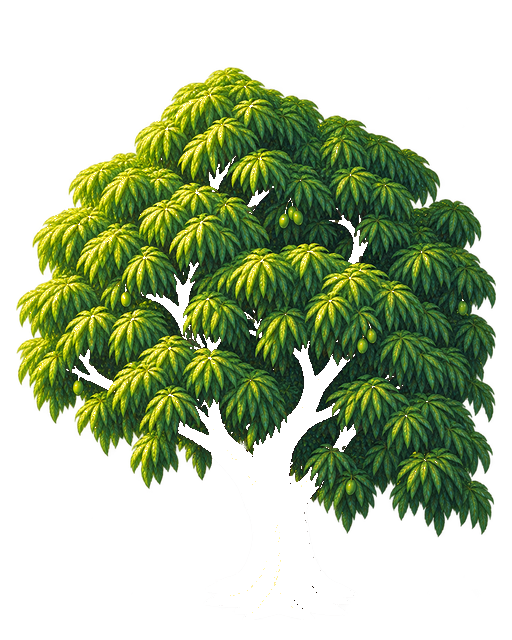
#> input picture tools/visitor_forge_2d/art/sources/mango_tree_v1/east_foliage.png, 512 x 640 px
$ python -i field_engine.py   (imports and definitions only)
#> lines starting #> are read from the running program, lines starting #| are printed output that depends on the picture; after the words box and inside, x2 and y2 are one past the last pixel; in counts of white or black regions, pixels touching at a corner belong together
#> further down, picture is the input picture: PIL image 512x640 RGBA; mean R, G, B, A 34.8, 49.3, 15.6, 110.9
"""A7 Field Engine V1.

Deterministic scalar/directional fields for structured 2D authoring.
Fields are ordinary Pillow images so they can be inspected, cached and wired
through graph recipes without hidden renderer state.
"""
from __future__ import annotations

import math
from typing import Sequence

from PIL import Image, ImageFilter

FIELD_ENGINE_CONTRACT = "A7_FIELD_ENGINE_V1"


def _clamp01(value: float) -> float:
    return max(0.0, min(1.0, float(value)))


# [7 lines left out: function sample_scalar, not called in this run]


def sample_direction_deg(field: Image.Image | None, x: float, y: float, default: float = 0.0) -> float:
    return (sample_scalar(field, x, y, default / 360.0) * 360.0) % 360.0


# [60 lines left out: functions radial_density, linear_depth, direction_to_point, not called in this run]


def mask_from_alpha(source: Image.Image, *, threshold: int = 1, blur_radius: float = 0.0,
                    expand_px: int = 0, invert: bool = False) -> Image.Image:
    """Turn alpha into a reusable scalar mask with optional dilation and blur."""
#> called with threshold = 1, blur_radius = 0, expand_px = 0, invert = False
    alpha = source.getchannel("A") if source.mode == "RGBA" else source.convert("L")
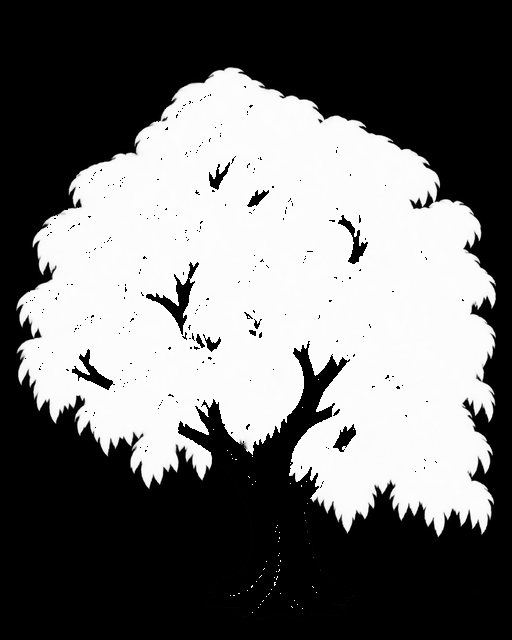
#> alpha: PIL image 512x640 L; min 0, max 255, mean 110.9
    threshold = max(0, min(255, int(threshold)))
    mask = alpha.point(lambda px: 255 if px >= threshold else 0)
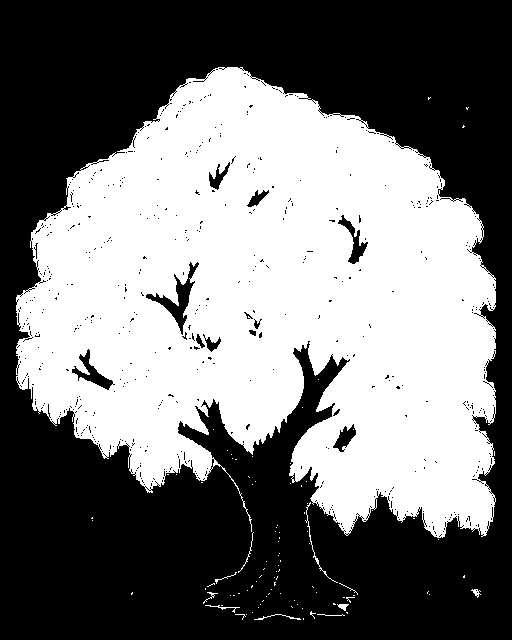
#> mask: PIL image 512x640 L; 46.3% white; 97 white regions (86 under 20 px), largest, box (x1, y1, x2, y2) and area: (16, 67, 496, 538) 150879, (305, 502, 338, 583) 118, (254, 614, 301, 620) 62
    expand = max(0, int(expand_px))
    if expand:
        # Pillow MaxFilter requires an odd kernel.
        size = expand * 2 + 1
        mask = mask.filter(ImageFilter.MaxFilter(size))
    if float(blur_radius) > 0.0:
        mask = mask.filter(ImageFilter.GaussianBlur(float(blur_radius)))
    if invert:
        mask = mask.point(lambda px: 255 - px)
    return mask


# [56 lines left out: functions distance_to_mask, multiply_fields, not called in this run]

>>> from PIL import Image
>>> picture = Image.open('../../../art/sources/mango_tree_v1/east_foliage.png')
>>> result = mask_from_alpha(picture)

$ run again, on tools/visitor_forge_2d/art/sources/mango_tree_v1/east_wood.png
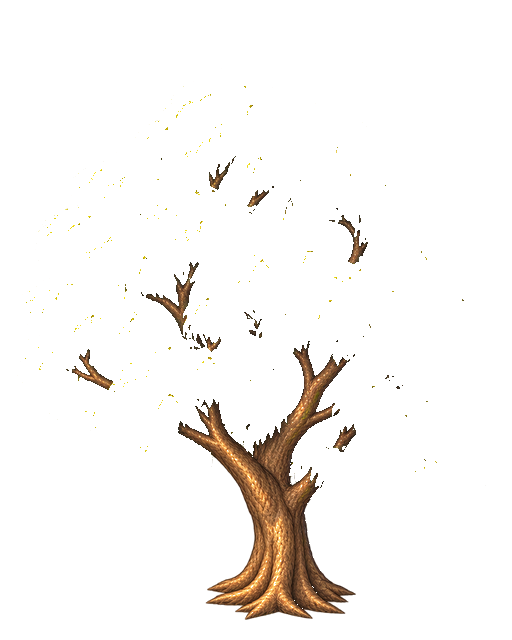
#> input picture tools/visitor_forge_2d/art/sources/mango_tree_v1/east_wood.png, 512 x 640 px
#> picture is the input picture: PIL image 512x640 RGBA; mean R, G, B, A 8.3, 5.6, 3.1, 15.7
#> in mask_from_alpha, `alpha = source.getchannel("A") if source.mode == "RGBA" else source.co..`:
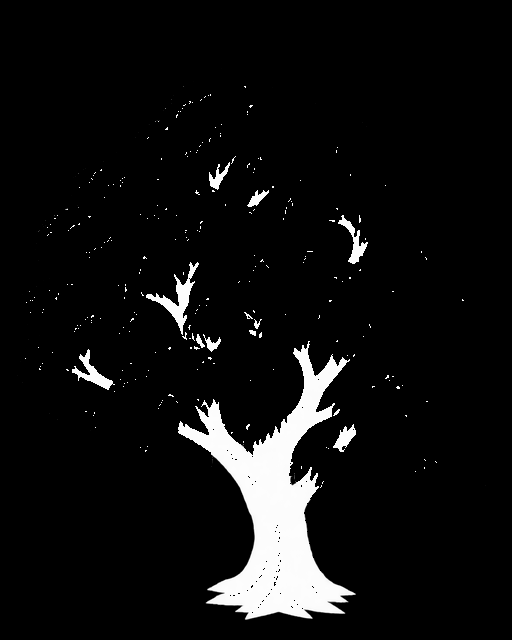
#> alpha: PIL image 512x640 L; min 0, max 255, mean 15.7
#> in mask_from_alpha, `mask = alpha.point(lambda px: 255 if px >= threshold else 0)`:
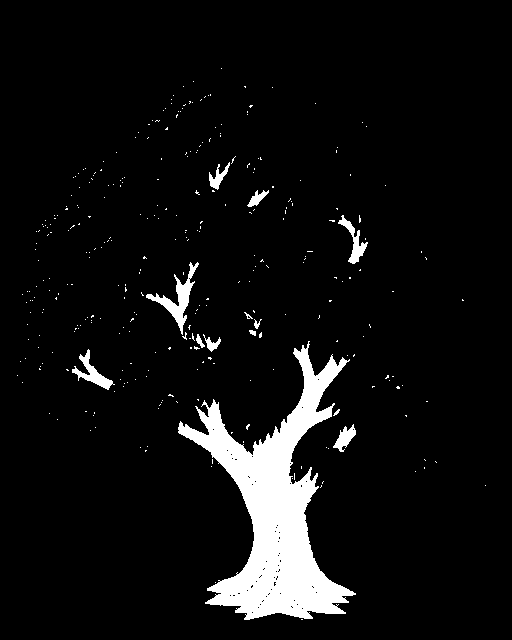
#> mask: PIL image 512x640 L; 6.4% white; 318 white regions (305 under 20 px), largest, box (x1, y1, x2, y2) and area: (178, 341, 356, 620) 17392, (146, 262, 199, 335) 879, (72, 349, 115, 390) 506

$ run again, on tools/visitor_forge_2d/art/sources/mango_tree_v1/north_foliage.png
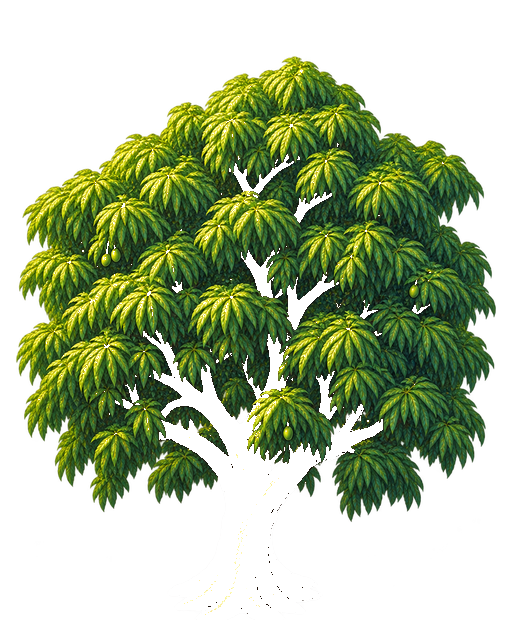
#> input picture tools/visitor_forge_2d/art/sources/mango_tree_v1/north_foliage.png, 512 x 640 px
#> picture is the input picture: PIL image 512x640 RGBA; mean R, G, B, A 34.8, 49, 14.7, 112.7
#> in mask_from_alpha, `alpha = source.getchannel("A") if source.mode == "RGBA" else source.co..`:
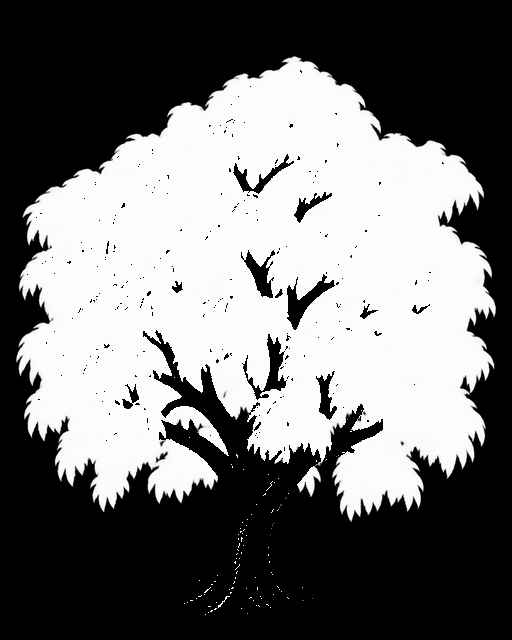
#> alpha: PIL image 512x640 L; min 0, max 255, mean 112.7
#> in mask_from_alpha, `mask = alpha.point(lambda px: 255 if px >= threshold else 0)`:
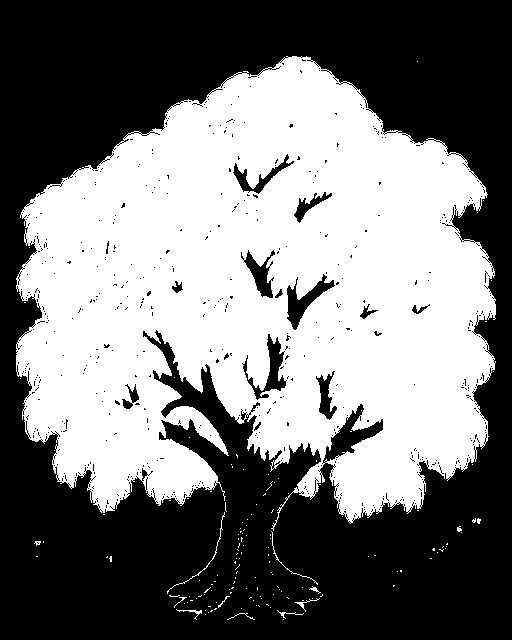
#> mask: PIL image 512x640 L; 47.1% white; 145 white regions (133 under 20 px), largest, box (x1, y1, x2, y2) and area: (16, 56, 496, 531) 153377, (167, 512, 225, 594) 116, (271, 531, 318, 585) 81

$ run again, on tools/visitor_forge_2d/art/sources/mango_tree_v1/north_wood.png
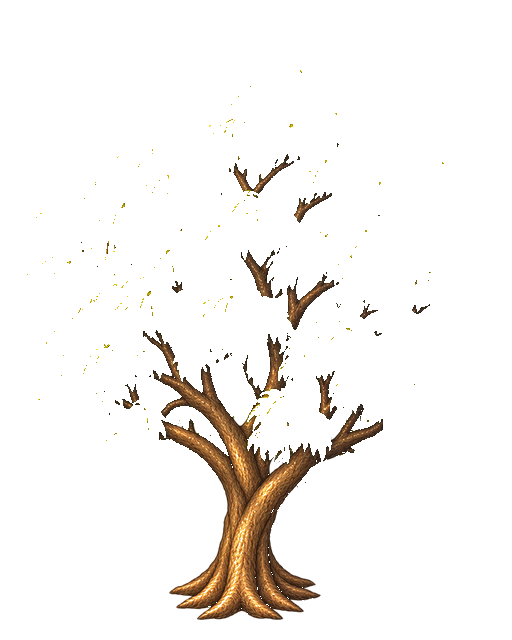
#> input picture tools/visitor_forge_2d/art/sources/mango_tree_v1/north_wood.png, 512 x 640 px
#> picture is the input picture: PIL image 512x640 RGBA; mean R, G, B, A 8.7, 5.8, 3, 17.8
#> in mask_from_alpha, `alpha = source.getchannel("A") if source.mode == "RGBA" else source.co..`:
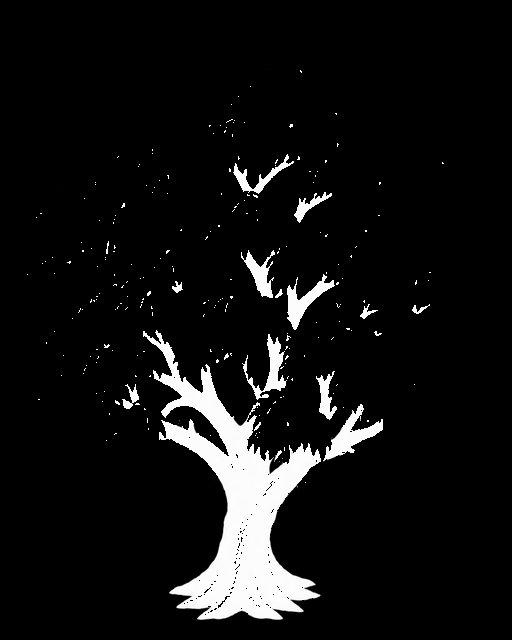
#> alpha: PIL image 512x640 L; min 0, max 255, mean 17.8
#> in mask_from_alpha, `mask = alpha.point(lambda px: 255 if px >= threshold else 0)`:
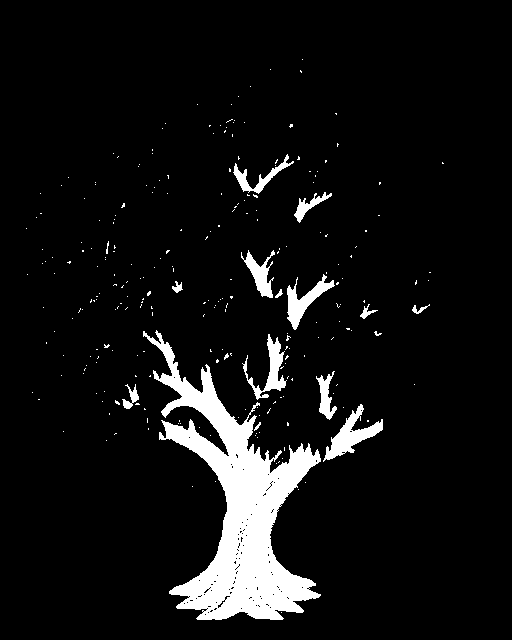
#> mask: PIL image 512x640 L; 7.2% white; 252 white regions (237 under 20 px), largest, box (x1, y1, x2, y2) and area: (143, 330, 321, 620) 17577, (323, 404, 383, 462) 1137, (287, 274, 335, 330) 878
